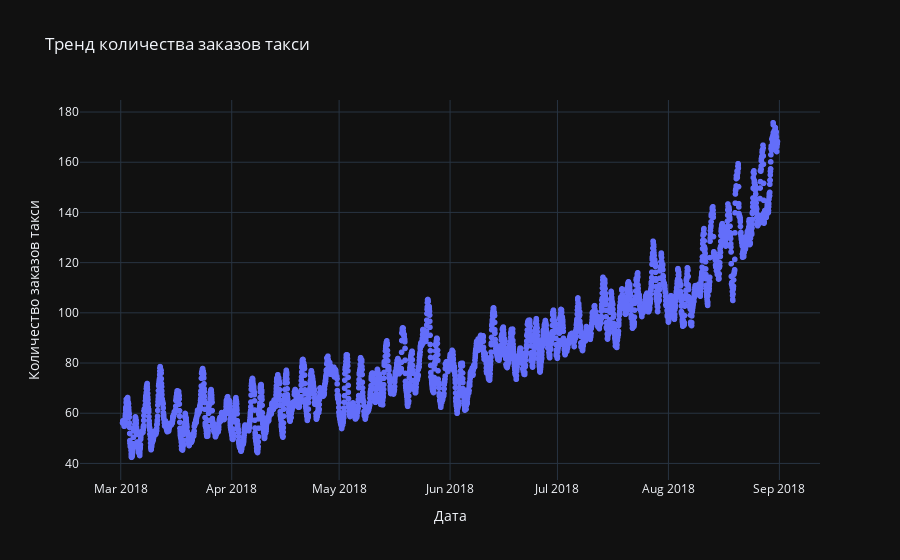

This figure's notebook cell:
### Code cell
fig = px.scatter(
    decompose.trend,
    title='Тренд количества заказов такси'
)

fig.update_xaxes(
    title='Дата'
)

fig.update_yaxes(
    title='Количество заказов такси'
)

fig.update_layout(
    showlegend=False
)

fig.show()

### Figure 1 — Plotly figure (JSON) as saved in the notebook; plotly's stock layout.template omitted (floating-point values rounded to 4 significant figures; data arrays with more than 128 entries replaced by an {"elided": "..."} marker saying what was removed)
{"data": [{"hovertemplate": "variable=trend<br>datetime=%{x}<br>value=%{y}<extra></extra>", "legendgroup": "trend", "marker": {"color": "#636efa", "symbol": "circle"}, "mode": "markers", "name": "trend", "showlegend": true, "x": {"elided": "4416 str values"}, "xaxis": "x", "y": {"elided": "4416 float values"}, "yaxis": "y", "type": "scattergl"}], "layout": {"xaxis": {"anchor": "y", "domain": [0.0, 1.0], "title": {"text": "Дата"}}, "yaxis": {"anchor": "x", "domain": [0.0, 1.0], "title": {"text": "Количество заказов такси"}}, "legend": {"title": {"text": "variable"}, "tracegroupgap": 0}, "title": {"text": "Тренд количества заказов такси"}, "showlegend": false}}
